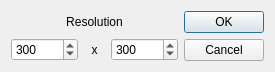
<?xml version="1.0" encoding="UTF-8"?>
<ui version="4.0">
 <class>DPIDialog</class>
 <widget class="QDialog" name="DPIDialog">
  <property name="geometry">
   <rect>
    <x>0</x>
    <y>0</y>
    <width>275</width>
    <height>72</height>
   </rect>
  </property>
  <property name="windowTitle">
   <string>Change DPI...</string>
  </property>
  <layout class="QGridLayout" name="gridLayout">
   <item row="0" column="0" colspan="3">
    <widget class="QLabel" name="labelResolution">
     <property name="text">
      <string>Resolution</string>
     </property>
     <property name="alignment">
      <set>Qt::AlignCenter</set>
     </property>
    </widget>
   </item>
   <item row="0" column="3" rowspan="2">
    <widget class="QDialogButtonBox" name="buttonBox">
     <property name="orientation">
      <enum>Qt::Vertical</enum>
     </property>
     <property name="standardButtons">
      <set>QDialogButtonBox::Cancel|QDialogButtonBox::Ok</set>
     </property>
    </widget>
   </item>
   <item row="1" column="0">
    <widget class="QSpinBox" name="xDPI">
     <property name="toolTip">
      <string>&lt;html&gt;&lt;head/&gt;&lt;body&gt;&lt;p&gt;Y-DPI&lt;/p&gt;&lt;/body&gt;&lt;/html&gt;</string>
     </property>
     <property name="maximum">
      <number>999999999</number>
     </property>
     <property name="value">
      <number>300</number>
     </property>
    </widget>
   </item>
   <item row="1" column="1">
    <widget class="QLabel" name="labelX">
     <property name="text">
      <string>x</string>
     </property>
     <property name="alignment">
      <set>Qt::AlignCenter</set>
     </property>
    </widget>
   </item>
   <item row="1" column="2">
    <widget class="QSpinBox" name="yDPI">
     <property name="toolTip">
      <string>&lt;html&gt;&lt;head/&gt;&lt;body&gt;&lt;p&gt;X-DPI&lt;/p&gt;&lt;/body&gt;&lt;/html&gt;</string>
     </property>
     <property name="maximum">
      <number>999999999</number>
     </property>
     <property name="value">
      <number>300</number>
     </property>
    </widget>
   </item>
  </layout>
 </widget>
 <resources/>
 <connections>
  <connection>
   <sender>buttonBox</sender>
   <signal>rejected()</signal>
   <receiver>DPIDialog</receiver>
   <slot>reject()</slot>
   <hints>
    <hint type="sourcelabel">
     <x>228</x>
     <y>35</y>
    </hint>
    <hint type="destinationlabel">
     <x>137</x>
     <y>35</y>
    </hint>
   </hints>
  </connection>
  <connection>
   <sender>buttonBox</sender>
   <signal>accepted()</signal>
   <receiver>DPIDialog</receiver>
   <slot>accept()</slot>
   <hints>
    <hint type="sourcelabel">
     <x>228</x>
     <y>35</y>
    </hint>
    <hint type="destinationlabel">
     <x>137</x>
     <y>35</y>
    </hint>
   </hints>
  </connection>
 </connections>
</ui>
